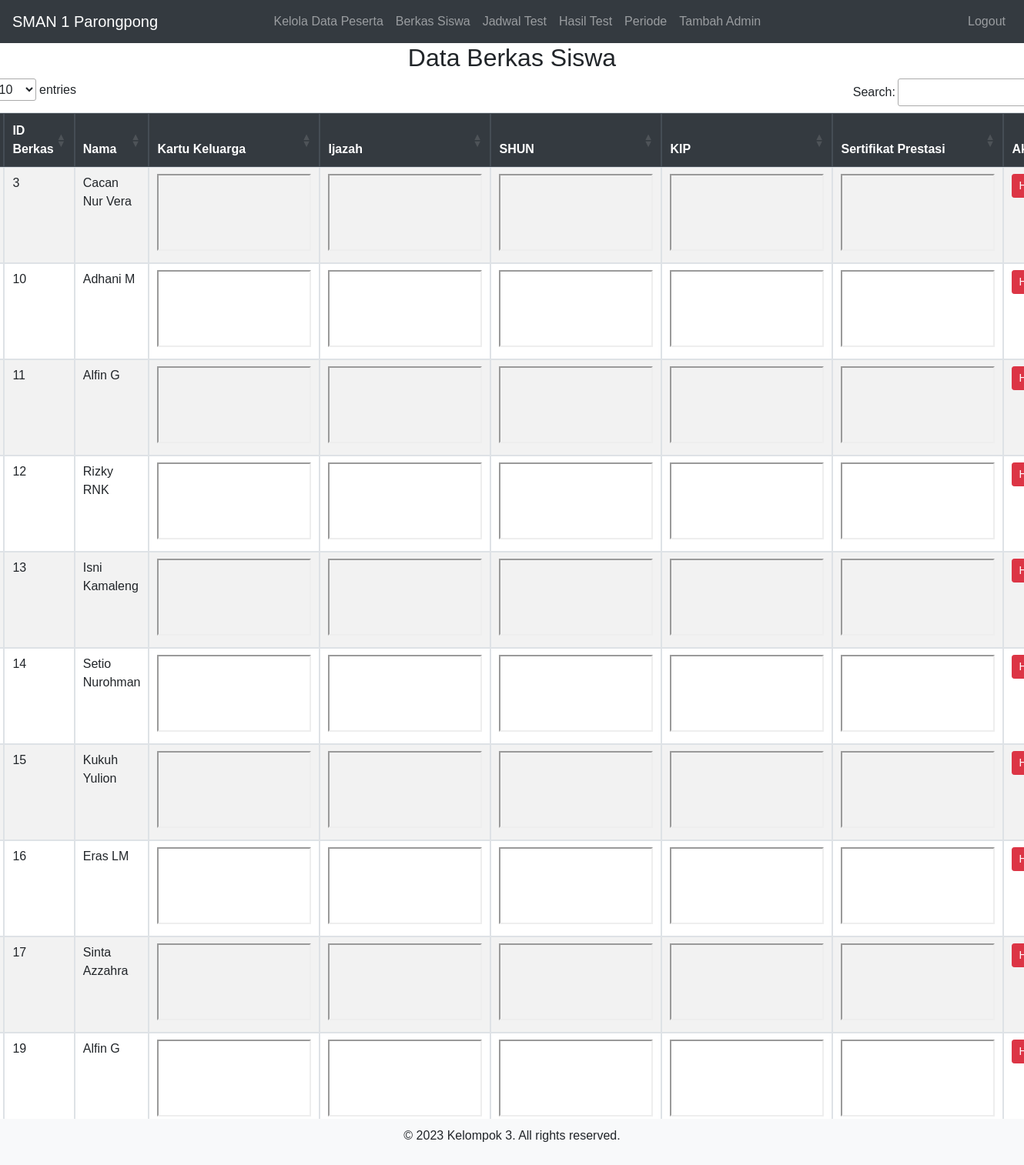
/berkas_siswa.php (signed in), run on the app's committed database.
### tables this page shows
CREATE TABLE `berkas` (
  `id_berkas` int(5) NOT NULL,
  `username` varchar(50) NOT NULL,
  `nama_lengkap` varchar(20) NOT NULL,
  `file_kartu_keluarga` text NOT NULL,
  `file_ijazah` text NOT NULL,
  `file_shun` text NOT NULL,
  `file_kip` text NOT NULL,
  `file_serti_prestasi` text NOT NULL
);

### berkas_siswa.php (the view, shortened to what this page needs)
<!DOCTYPE html>
<html>
<head>
    <link rel="stylesheet" href="https://stackpath.bootstrapcdn.com/bootstrap/4.5.0/css/bootstrap.min.css">
    <link rel="stylesheet" href="https://maxcdn.bootstrapcdn.com/bootstrap/4.5.2/css/bootstrap.min.css">
    <link rel="stylesheet" href="https://cdn.datatables.net/1.10.20/css/jquery.dataTables.min.css">
</head>
<body>
     <nav class="navbar navbar-expand-md bg-dark navbar-dark ">
        <a class="navbar-brand" href="Dashboard.php">SMAN 1 Parongpong</a>
        <div class="collapse navbar-collapse" id="collapsibleNavbar">
            <ul class="navbar-nav mx-auto">
                <li class="nav-item">
                    <a class="nav-link" href="http://localhost/Prakp3l/kelola_peserta.php">Kelola Data Peserta</a>
                </li>
                <li class="nav-item">
                    <a class="nav-link" href="http://localhost/Prakp3l/berkas_siswa.php">Berkas Siswa</a>
                </li>
                <li class="nav-item">
                    <a class="nav-link" href="http://localhost/Prakp3l/jadwal.php">Jadwal Test</a>
                </li>
                <li class="nav-item">
                    <a class="nav-link" href="http://localhost/Prakp3l/hasil_test.php">Hasil Test</a>
                </li>
                <li class="nav-item">
                    <a class="nav-link" href="periode.php">Periode</a>
                </li>
                <li class="nav-item">
                    <a class="nav-link" href="tambah_admin.php">Tambah Admin</a>
                </li>
            </ul>
            <ul class="navbar-nav ml-auto">
                <li class="nav-item">
                    <a class="nav-link" href="logout.php">Logout</a>
                </li>
            </ul>
        </div>
    </nav>
    <div class="container">
        <div class="table-container">
            <h2 class="display-6">Data Berkas Siswa</h2>
            <table class="table table-bordered table-striped" id="myTable">
                <thead class="thead-dark">
                    <tr>
                        <th>No</th>
                        <th>ID Berkas</th>
                        <th>Nama</th>
                        <th>Kartu Keluarga</th>
                        <th>Ijazah</th>
                        <th>SHUN</th>
                        <th>KIP</th>
                        <th>Sertifikat Prestasi</th>
                        <th>Aksi</th>
                    </tr>
                </thead>
                <tbody>
                    <?php
                        include "koneksi.php";
                        $berkas = mysqli_query($koneksi,"select * from berkas");
                        $counter = 1;
                        ?>
                        <?php while($v=mysqli_fetch_array($berkas)):;?>
                            <tr>
                                <td><?php echo $counter++; ?></td>
                                <td><?php echo $v["id_berkas"];?></td>
                                <td><?php echo $v["nama_lengkap"];?></td>
                                <td><iframe src="<?php echo $v["file_kartu_keluarga"]; ?>" width="200" height="100"></iframe></td>
                                <td><iframe src="<?php echo $v["file_ijazah"]; ?>" width="200" height="100"></iframe></td>
                                <td><iframe src="<?php echo $v["file_shun"]; ?>" width="200" height="100"></iframe></td>
                                <td><iframe src="<?php echo $v["file_kip"]; ?>" width="200" height="100"></iframe></td>
                                <td><iframe src="<?php echo $v["file_serti_prestasi"]; ?>" width="200" height="100"></iframe></td>
                                <td>
                                    <div class="btn-group">
                                        <a href="hapus_berkas.php?id_berkas=<?php echo $v["id_berkas"];?>" class="btn btn-danger btn-sm">Hapus</a>
                                    </div>
                                </td>
                            </tr>
                        <?php endwhile;?>
                </tbody>
            </table>
        </div>
    </div>
     <div class="footer">
        <p>&copy; 2023 Kelompok 3. All rights reserved.</p>
    </div>
</body>
</html>

### berkas_siswa.php (style rules this page uses)
body { font-family: Arial, sans-serif; }
.footer { position: fixed; width: 100%; bottom: 0; background-color: #f8f9fa; padding: 10px 0; text-align: center; }
.table-container { display: flex; justify-content: center; align-items: center; flex-direction: column; }

### data on the page
berkas: id_berkas "3", nama_lengkap "Cacan Nur Vera"
berkas: id_berkas "10", nama_lengkap "Adhani M"
berkas: id_berkas "11", nama_lengkap "Alfin G"
berkas: id_berkas "12", nama_lengkap "Rizky RNK"
berkas: id_berkas "13", nama_lengkap "Isni Kamaleng"
berkas: id_berkas "14", nama_lengkap "Setio Nurohman"
berkas: id_berkas "15", nama_lengkap "Kukuh Yulion"
berkas: id_berkas "16", nama_lengkap "Eras LM"
berkas: id_berkas "17", nama_lengkap "Sinta Azzahra"
berkas: id_berkas "19", nama_lengkap "Alfin G"
